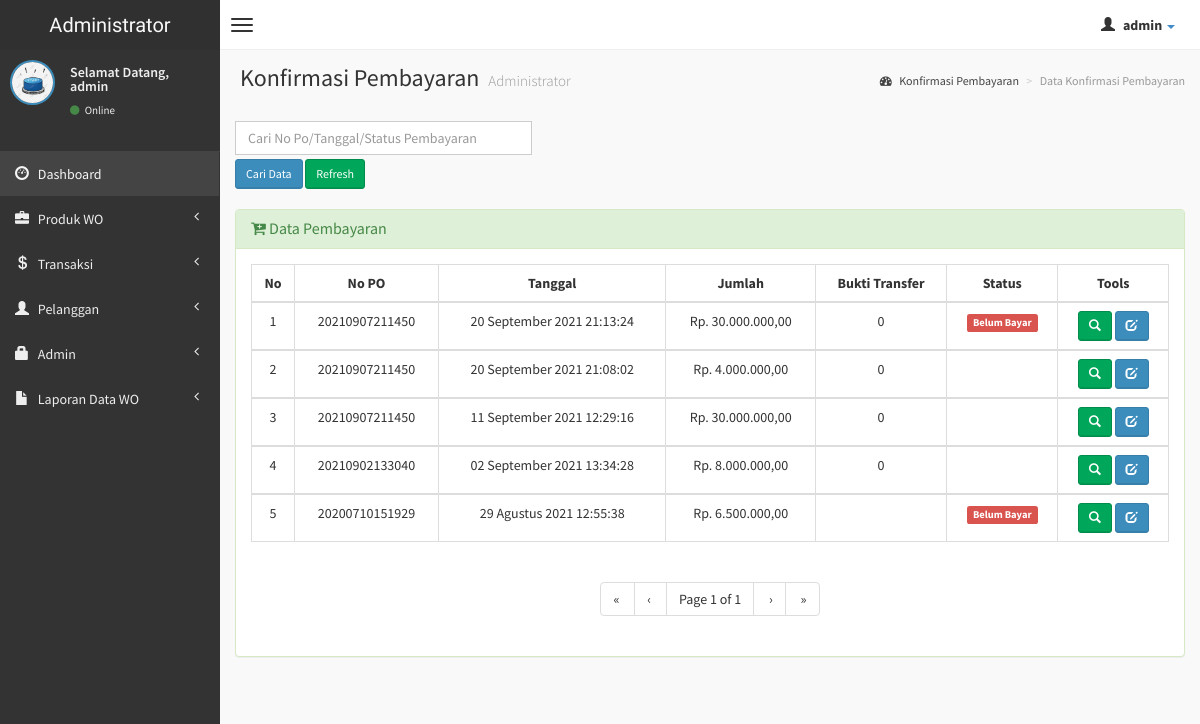
The app's page /admin/konfirmasi.php (signed in) with its own data.
### tables this page shows
CREATE TABLE `konfirmasi` (
  `id_kon` int(6) NOT NULL,
  `nopo` varchar(20) NOT NULL,
  `kd_cus` varchar(20) NOT NULL,
  `bayar_via` varchar(30) NOT NULL,
  `tanggal` datetime NOT NULL,
  `jumlah` int(10) NOT NULL,
  `bukti_transfer` varchar(100) NOT NULL,
  `status` enum('Sudah Bayar','Belum Bayar') NOT NULL
);

### admin/lib.php (called while the page is built)
<?php
function convertDateTimeDBtoIndo($string){
    $bulanIndo = ['', 'Januari', 'Februari', 'Maret', 'April', 'Mei', 'Juni', 'Juli', 'Agustus', 'September' , 'Oktober', 'November', 'Desember'];
    $date = explode(" ", $string)[0];
    $time = explode(" ", $string)[1];
    $tanggal = explode("-", $date)[2];
    $bulan = explode("-", $date)[1];
    $tahun = explode("-", $date)[0];
    return $tanggal . " " . $bulanIndo[abs($bulan)] . " " . $tahun . " " . $time;
}
?>

### admin/konfirmasi.php (the view, shortened to what this page needs)
<?php
if (empty($_SESSION['username'])){
	header('location:../index.php');
} else {
?>
<?php
include('lib.php');
?>
<?php
include('pagination1.php');
?>
<!DOCTYPE html>
<html>
    <head>
        <link href="../dist/css/bootstrap.css" rel="stylesheet" type="text/css" />
        <link href="//cdnjs.cloudflare.com/ajax/libs/font-awesome/4.1.0/css/font-awesome.min.css" rel="stylesheet" type="text/css" />
        <link href="//code.ionicframework.com/ionicons/1.5.2/css/ionicons.min.css" rel="stylesheet" type="text/css" />
        <link href="../css/morris/morris.css" rel="stylesheet" type="text/css" />
        <link href="../css/jvectormap/jquery-jvectormap-1.2.2.css" rel="stylesheet" type="text/css" />
        <link href="../css/datepicker/datepicker3.css" rel="stylesheet" type="text/css" />
        <link href="../css/daterangepicker/daterangepicker-bs3.css" rel="stylesheet" type="text/css" />
        <link href="../css/bootstrap-wysihtml5/bootstrap3-wysihtml5.min.css" rel="stylesheet" type="text/css" />
        <link href="../css/AdminLTE.css" rel="stylesheet" type="text/css" />
        <link rel="stylesheet" href="datatables/dataTables.bootstrap.css"/>
    </head>
    <body class="skin-black">
        <header class="header">
            <a href="index.php" class="logo">
                Administrator
            </a>
            <nav class="navbar navbar-static-top" role="navigation">
                <a href="#" class="navbar-btn sidebar-toggle" data-toggle="offcanvas" role="button">
                    <span class="icon-bar"></span>
                    <span class="icon-bar"></span>
                    <span class="icon-bar"></span>
                </a>
                <div class="navbar-right">
                    <ul class="nav navbar-nav">
                        <li class="dropdown user user-menu">
                            <a href="#" class="dropdown-toggle" data-toggle="dropdown">
                                <i class="glyphicon glyphicon-user"></i>
                                <span><?php echo $_SESSION['fullname']; ?> <i class="caret"></i></span>
                            </a>
								<?php } ?>
                        </li>
                    </ul>
                </div>
            </nav>
        </header>
        <div class="wrapper row-offcanvas row-offcanvas-left">
            <aside class="left-side sidebar-offcanvas">
                <section class="sidebar">
                    <div class="user-panel">
                        <div class="pull-left image">
                            <img src="<?php echo $_SESSION['gambar']; ?>" class="img-circle" alt="User Image" style="border: 2px solid #3C8DBC;" />
                        </div>
                        <div class="pull-left info">
                            <p>Selamat Datang,<br /><?php echo $_SESSION['fullname']; ?></p>
                            <a href="#"><i class="fa fa-circle text-success"></i> Online</a>
                        </div>
                    </div>
                    <?php include "menu.php"; ?>
                </section>
            </aside>
            <aside class="right-side">
                <section class="content-header">
                    <h1>
                        Konfirmasi Pembayaran
                        <small>Administrator</small>
                    </h1>
                    <ol class="breadcrumb">
                        <li><a href="#"><i class="fa fa-dashboard"></i> Konfirmasi Pembayaran</a></li>
                        <li class="active">Data Konfirmasi Pembayaran</li>
                    </ol>
                </section>
                <section class="content">
                    <div class="row">
              <div class="col-lg-4">
              <form action='konfirmasi.php' method="POST">
	       <input type='text' class="form-control" style="margin-bottom: 4px;" name='keyword' placeholder='Cari No Po/Tanggal/Status Pembayaran' required />
           <input type='submit' value='Cari Data' class="btn btn-sm btn-primary" /> <a href='konfirmasi.php' class="btn btn-sm btn-success" >Refresh</i></a>
          	</div>
              </div>
                    <br />
                    <div class="row">
                        <div class="col-lg-12">
                    <div class="panel panel-success">
                        <div class="panel-heading">
                        <h3 class="panel-title"><i class="fa fa-cart-plus"></i> Data Pembayaran </h3>
                        </div>
                        <div class="panel-body">
					<?php
					if(isset($_REQUEST['keyword']) && $_REQUEST['keyword']<>""){
					$keyword = $_REQUEST['keyword'];
					$reload  = "?pagination=true&keyword=$keyword";
					$sql     =  "SELECT * FROM konfirmasi WHERE status LIKE '%$keyword%' or nopo like '%$keyword%' or tanggal like '%$keyword%' ";
					$result  = mysqli_query($koneksi, $sql);
					}else{
					$reload = "?pagination=true";
					$sql =  "SELECT * FROM konfirmasi order by id_kon DESC";
					$result = mysqli_query($koneksi, $sql);
					}
					$rpp = 10;
					$page = isset($_GET['page'])?(int)$_GET['page'] : 1;
					$tcount = mysqli_num_rows($result);
					$tpages = ($tcount) ? ceil($tcount/$rpp) : 1;
					$count = 0;
					$i = ($page-1)*$rpp;
					$no_urut = ($page-1)*$rpp;
					?>
                  <table id="example" class="table table-hover table-bordered">
                  <thead>
                      <tr>
                        <th><center>No </center></th>
                        <th><center>No PO </center></th>
                        <th><center>Tanggal </center></th>
                        <th><center>Jumlah </center></th>
						<th><center>Bukti Transfer </center></th>
                        <th><center>Status </center></th>
                        <th><center>Tools</center></th>
                      </tr>
                  </thead>
                    <?php
                     while(($count<$rpp) && ($i<$tcount)) {
                     mysqli_data_seek($result,$i);
                     $data = mysqli_fetch_array($result);
                     ?>
                    <tbody>
                    <tr>
                    <td><center><?php echo ++$no_urut; ?></center></td>
                    <td><center><?php echo $data['nopo'];?></center></td>
                    <td><center><?php echo convertDateTimeDBtoIndo($data['tanggal']); ?></center></td>
                    <td><center>Rp. <?php echo number_format($data['jumlah'],2,",",".");?></center></td>
					<td><center><?php echo $data['bukti_transfer']; ?></center></td>
                    <td><center><?php
                            if($data['status'] == 'Sudah Bayar'){
								echo '<span class="label label-success">Sudah Bayar</span>';
							}
                            else if ($data['status'] == 'Belum Bayar' ){
								echo '<span class="label label-danger">Belum Bayar</span>';
							}
                    ?>
                    </center></td>
                    <td><center><div id="thanks"><a class="btn btn-sm btn-success" data-placement="bottom" data-toggle="tooltip" title="Detail Konfirmasi" href="detail-konfirmasi.php?hal=detail&kd=<?php echo $data['id_kon'];?>"><span class="glyphicon glyphicon-search"></span></a>
                    <a class="btn btn-sm btn-primary" data-placement="bottom" data-toggle="tooltip" title="Edit Konfirmasi" href="edit-konfirmasi.php?hal=edit&kode=<?php echo $data['id_kon'];?>"><span class="glyphicon glyphicon-edit"></span></a>
                    </center></td></tr></div>
					<?php
						$i++;
                        $count++;
                        }
                    ?>
				   <div class="text-center"><?php echo paginate_one($reload, $page, $tpages); ?></div>
    </body>
</html>

### records on screen
konfirmasi: nopo "20210907211450", tanggal "20 September 2021 21:13:24", jumlah "30.000.000,00", bukti_transfer "0", status "Belum Bayar"
konfirmasi: nopo "20210907211450", tanggal "20 September 2021 21:08:02", jumlah "4.000.000,00", bukti_transfer "0"
konfirmasi: nopo "20210907211450", tanggal "11 September 2021 12:29:16", jumlah "30.000.000,00", bukti_transfer "0"
konfirmasi: nopo "20210902133040", tanggal "02 September 2021 13:34:28", jumlah "8.000.000,00", bukti_transfer "0"
konfirmasi: nopo "20200710151929", tanggal "29 Agustus 2021 12:55:38", jumlah "6.500.000,00", status "Belum Bayar"

### other values on screen
$_SESSION['fullname'] "admin"
$firstlabel "«"
$prevlabel "‹"
$page "1"
$tpages "1"
$nextlabel "›"
$lastlabel "»"
